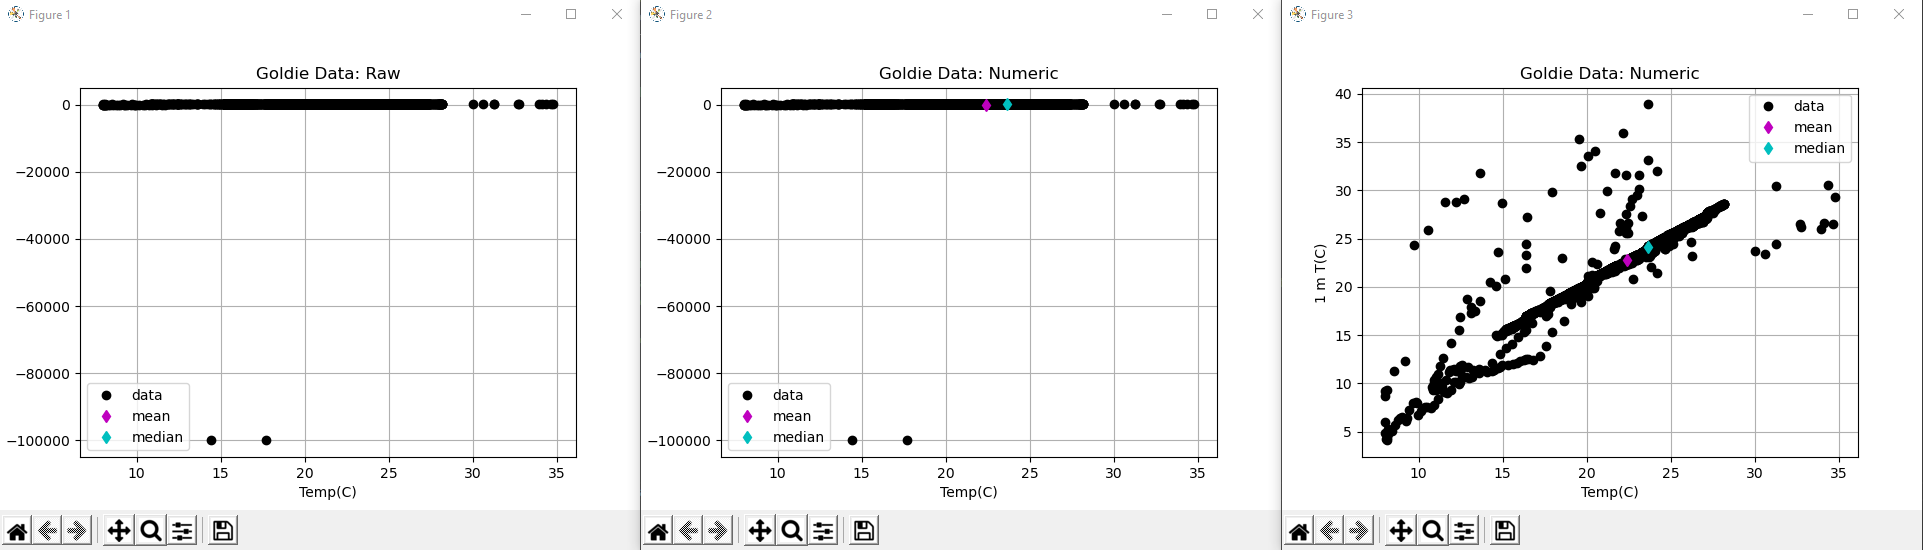

This figure's Python source:
import numpy as np
import matplotlib.pyplot as plt
import os

# Since we don't care too much about decimal places, today, let's make the
# output a little more human friendly. Heads up: This isn't always a good idea!
np.set_printoptions(precision=1, suppress=True)

def read_Goldie_from_file( ):
    # 1. Read in the data file.
    #       -- This os.path.join() assumes that Goldie2019.csv is saved at the relative path "../data"
    #       -- You may have to alter this line to match your directory structure.
    current_directory = os.path.dirname(__file__)
    filepath = os.path.join(current_directory, "data", "Goldie2019.csv")
    print( "\nfilepath:", filepath )

    # Read Goldie's headers and units from the 3rd and 4th rows of the file
    goldie_file = open( filepath )
    _ = goldie_file.readline().split(",")
    _ = goldie_file.readline().split(",")
    feature_names = goldie_file.readline().split(",")
    feature_units = goldie_file.readline().split(",")
    goldie_file.close()
    print("Column 4 metadata:", feature_names[4] + "(" + feature_units[4] + ")")
    print("Column 10 metadata:", feature_names[10] + "(" + feature_units[10] + ")")

    # Read the weather buoy data from Goldie2019.csv into a Numpy ndarray.
    # Watch out for the top 4 rows of metadata using the optional skip_header parameter.
    goldie_data = np.genfromtxt( filepath, delimiter=",", skip_header=4)
    print( "Goldie data matrix shape:", goldie_data.shape )

    return goldie_data, feature_names, feature_units


def explore( data, x_name="Air Temp (C)", y_name="1m Water Temp (C)", title="" ):
    ''' Print some stats (min, max, mean, standard deviation, median, var, cov) and
    visualize the first 2 columns of the dataset. 
    
    INPUT
    data -- an (N,M) ndarray full of data, which may or may not be clean
    x_name -- string, the name of the feature in column 0, plotted along the X axis
    y_name -- string, the name of the feature in column 1, plotted along the Y axis
    title -- string, the title of the plot
    
    OUTPUT
    min --  an (M,) ndarray of minimum values from each data column
    max --  an (M,) ndarray of maximum values from each data column
    median --  an (M,) ndarray of medians from each data column
    mean --  an (M,) ndarray of means from each data column
    std --  an (M,) ndarray of standard deviations from each data column
    var --  an (M,) ndarray of variances from each data column
    cov --  an (M,M) ndarray of covariances from each pair of data columns'''

    min = np.min( data, axis=0 )
    max = np.max( data, axis=0 )
    median = np.median( data, axis=0 )
    mean = np.mean( data, axis=0 )
    std  = np.std( data, axis=0 ) 
    var = np.var( data, axis=0 )
    cov = np.cov( data, rowvar=True )

    print("raw min:", min)
    print("raw max:", max)
    print("raw median:", median)
    print("raw mean:", mean)
    print("raw std:", std)
    print("raw var:", std)
    print("raw cov:")
    print( cov )

    plt.figure()
    plt.plot( data[:,0], data[:,1], 'ok', label='data' )
    plt.plot( mean[0], mean[1], 'md', label="mean" )
    plt.plot( median[0], median[1], 'cd', label="median" )
    plt.xlabel( x_name )
    plt.ylabel( y_name )
    plt.title( title )
    plt.grid()
    plt.legend()
    plt.pause(0.001)  # Makes the figure window display without blocking, like plt.show().

    return min, max, median, mean, std, var, cov


def main():

    # 1. Read in the Goldie weather buoy data from a file into data matrix named goldie
    goldie, feature_names, feature_units = read_Goldie_from_file()

    # 2. Print just the first few rows of data in columns 0 (date), 4 (air temp), anbd 10 (water temp at 1m depth)
    print("\nGOLDIE DATA")
    print( goldie[0:5,[0,4,10]] )

    # 3. Pull the entire columns of air and 1m water temperatures out into their own Nx2 matrix
    raw = goldie[:,[4,10]]
    print("\nRAW DATA")
    print( raw[0:5,:] )
    print(raw.shape)

    # 4. Compute stats & visualize the RAW DATA.
    axis_labels = [ feature_names[4] + "(" + feature_units[4] + ")",
                    feature_names[10] + "(" + feature_units[10] + ")" ]
    explore( raw, x_name=axis_labels[0], y_name=axis_labels[1], title="Goldie Data: Raw" )
    
    # 4. Use Boolean indexing to select only the entirely NUMERIC rows of the dataset: values that are NOT nan
    numeric = raw[~np.isnan(raw).any(axis=1)]
    print("\nNUMERIC DATA")
    print(numeric)
    print(raw.shape)

    # 5. Compute stats and visualize the numeric data
    explore( numeric, x_name=axis_labels[0], y_name=axis_labels[1], title="Goldie Data: Numeric" )

    # 7. Select only the "CLEAN" data by culling rows with erroneous values
    #       -- Before writing any more code, take a minute to talk with your team about how to identify invalid values in this dataset. Here are some conversation starters:
    #       -- Which axes contain invalid values?
    #       -- What do the invalid values look like?
    #       -- How can boolean indexing help you select only the valid rows?
    #       -- Hint: Numpy's any() and/or all() methods may help.
    abs_zero = -273.15
    clean = numeric[~np.less(numeric, abs_zero).any(axis=1)]
    print("\nCLEAN DATA")
    print(clean)
    print(raw.shape)

    # 8. Compute stats and visualize the clean data
    explore( clean, x_name=axis_labels[0], y_name=axis_labels[1], title="Goldie Data: Numeric" )


if __name__=="__main__":
    main()
    plt.show()
